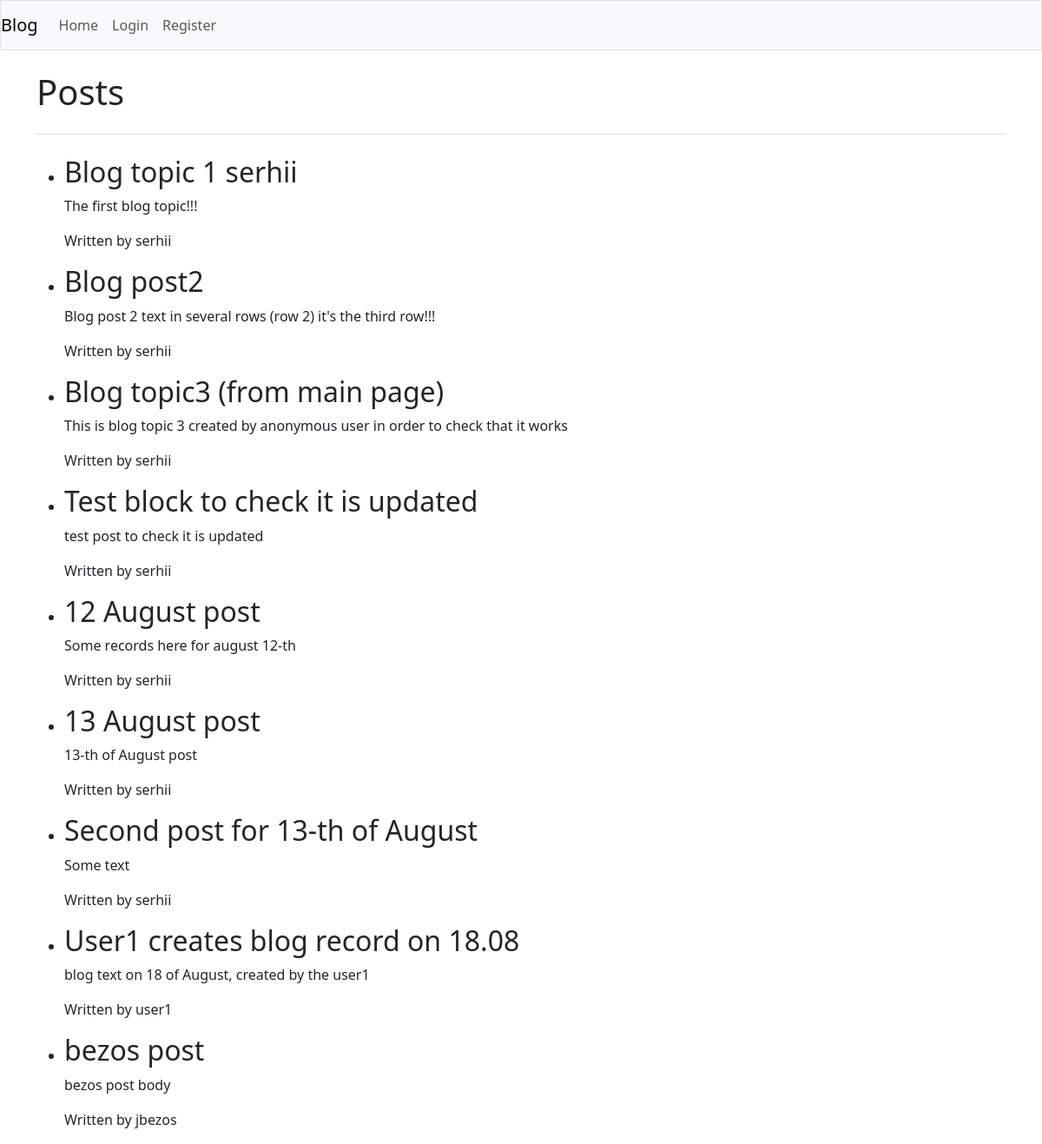
/posts/, run on an earlier commit of the app's database.
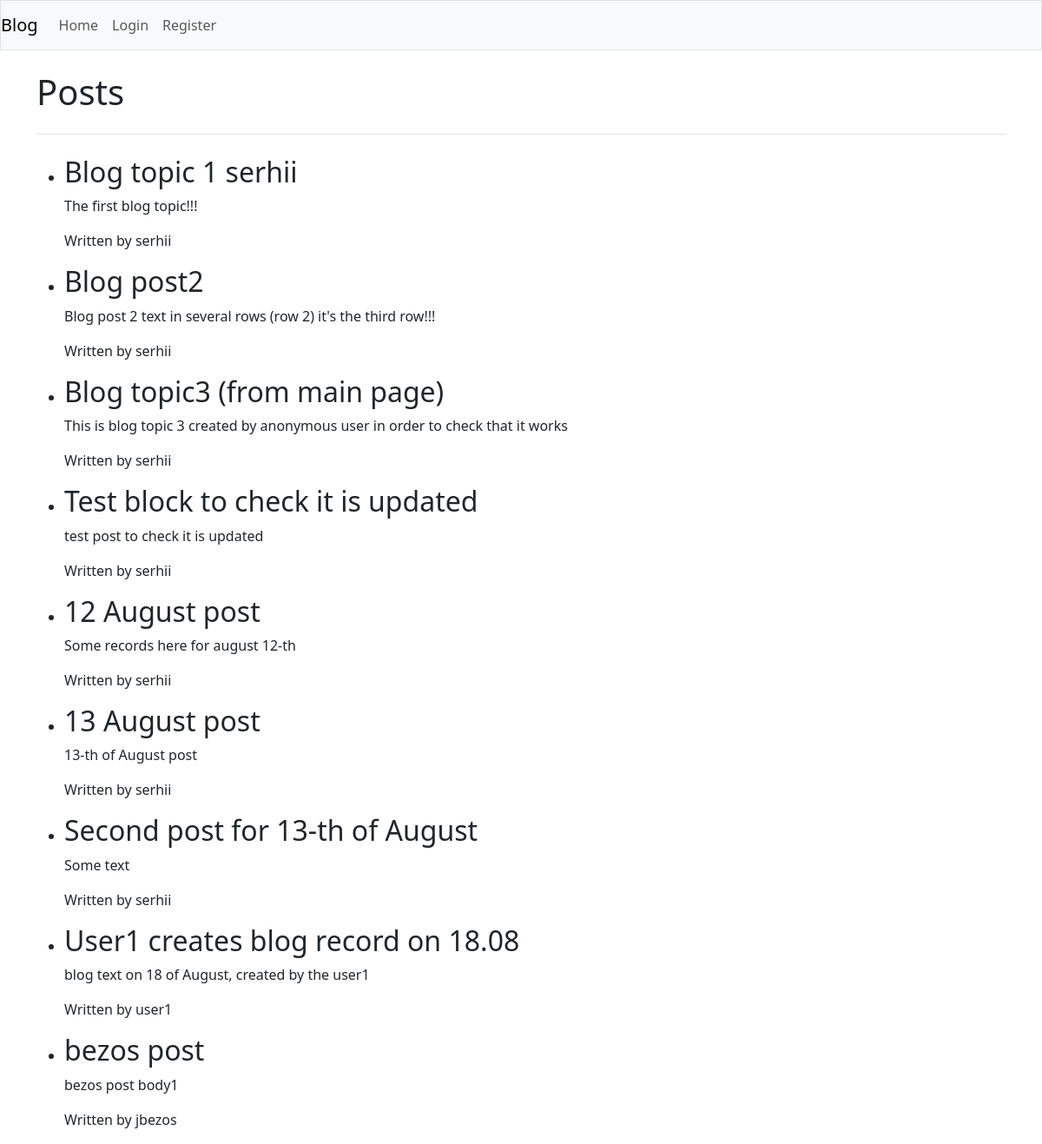
And on a later commit of the database.
### blogs/models.py (models this page shows, shortened)
class BlogPost(models.Model):
    title = models.CharField(max_length=200)
    text = models.TextField()
    owner = models.ForeignKey('auth.User', on_delete=models.CASCADE)
    created_at = models.DateTimeField(auto_now_add=True)
    updated_at = models.DateTimeField(auto_now=True)

### blogs/views.py (the view)
# urls.py: path('posts/', views.posts, name='posts'),
def posts(request):
    if not request.user.is_authenticated:
        posts = BlogPost.objects.all()
    else:
        posts = BlogPost.objects.filter(owner=request.user)
    return render(request, 'blogs/posts.html', {'posts': posts})

### blogs/templates/blogs/posts.html (shortened to what this page needs)
{% extends "blogs/base.html" %}
{% block page_header %}
<h1> Posts</h1>
{% endblock page_header %}
{% block content %}
<ul>
    {% for post in posts %}
    <li>
        <h2>{{ post.title }}</h2>
        <p>{{ post.text }}</p>
        {% if user.is_authenticated %}
        <span><a class="btn btn-lg btn-secondary" href="{% url 'blogs:edit_post' post.id %}">Edit</a> </span>
        <!--form action="{% url 'blogs:delete_post' post.id %}" method="post" style="display:inline;">
            {% csrf_token %}
            <button type="submit" class="btn btn-lg btn-danger"
                onclick="return confirm('Are you sure you want to delete the post: \'{{ post.title|escapejs }}\'?');">
                Delete
            </button>
        </form-->
        <button type="button" class="btn btn-lg btn-danger" data-bs-toggle="modal"
            data-bs-target="#deleteModal{{ post.id }}">
            Delete
        </button>
        <div class="modal fade" id="deleteModal{{ post.id }}" tabindex="-1" aria-hidden="true">
            <div class="modal-dialog modal-dialog-centered">
                <div class="modal-content">
                    <div class="modal-header">
                        <h5 class="modal-title">Delete Post</h5>
                        <button type="button" class="btn-close" data-bs-dismiss="modal"></button>
                    </div>
                    <div class="modal-body">
                        Are you sure you want to delete "{{ post.title }}"?
                    </div>
                    <div class="modal-footer">
                        <form action="{% url 'blogs:delete_post' post.id %}" method="post">
                            {% csrf_token %}
                            <button type="submit" class="btn btn-danger">Yes, delete</button>
                        </form>
                        <button type="button" class="btn btn-secondary" data-bs-dismiss="modal">Cancel</button>
                    </div>
                </div>
            </div>
        </div>
        {% else %}
        <p>Written by {{post.owner}}</p>
        {% endif %}
    </li>
    {% empty %}
    <li>No blog posts available.</li>
    {% endfor %}
</ul>
{% endblock content %}

What changed in the data, as far as the page shows it:
changed BlogPost "bezos post": text "bezos post body" → "bezos post body1"
